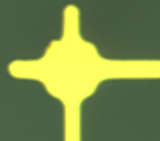
#> input picture LithoExamplar/50/cross.png, 160 x 141 px, found by its file name
$ python Contour.py LithoExamplar/50/cross.png LithoExamplar/10/cross.png out.png   (older library calls are emulated)
#> lines starting #> are read from the running program, lines starting #| are printed output that depends on the picture; after the words box and inside, x2 and y2 are one past the last pixel; in counts of white or black regions, pixels touching at a corner belong together
from __future__ import print_function
import os
import cv2
import argparse
import copy
import numpy as np
from scipy.ndimage import label
import scipy
from collections import Counter
import random
import statistics

class Contour:

    def __init__(self, fn_original, src_path, out_path, material='C',obj_mag=50, ftr=542):
#> called with fn_original = 'LithoExamplar/50/cross.png', src_path = 'LithoExamplar/10/cross.png', out_path = 'out.png', material = 'C', obj_mag = 50, ftr = 542
        self.fn_original = fn_original
        self.path_original = src_path+'\\'+fn_original
        self.out_path_contour = out_path+'\\2_Segmentation\\Contours'
        if not os.path.exists(self.out_path_contour):
            os.makedirs(self.out_path_contour)
        self.out_path_outline = out_path+'\\2_Segmentation\\Outline'

        if ftr<600:
            self.out_path_BrightFlakes = out_path+'\\BrightFlakes'
            if not os.path.exists(self.out_path_BrightFlakes):
                os.makedirs(self.out_path_BrightFlakes)
        self.material = material
        self.error_margin = 50
        self.cross = cv2.imread(os.path.join('LithoExamplar\\50' ,'cross.png'),0)
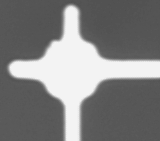
#> self.cross: shape (141, 160); min 78, max 244, mean 128.5
        ret, thresh = cv2.threshold(self.cross, 0, 255,cv2.THRESH_BINARY | cv2.THRESH_OTSU)
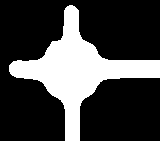
#> thresh: shape (141, 160); 26.4% white; 1 white region
#> ret = 163
        contours,hierarchy = cv2.findContours(thresh,cv2.RETR_EXTERNAL,1)
#> contours = 1 contour; box (x1, y1, x2, y2) and area: (9, 5, 160, 141) 5713
        #print(contours)
        self.crosscontour = contours[0]
#> self.crosscontour = contour of 466 points, box (x1, y1, x2, y2) (9, 5, 160, 141), area 5713


        self.obj_mag = obj_mag
        LithoExamplarDir = os.path.join( 'LithoExamplar',str(self.obj_mag))
        self.lithomask0 = cv2.imread(os.path.join(LithoExamplarDir, 'lithomask.png') ,0)
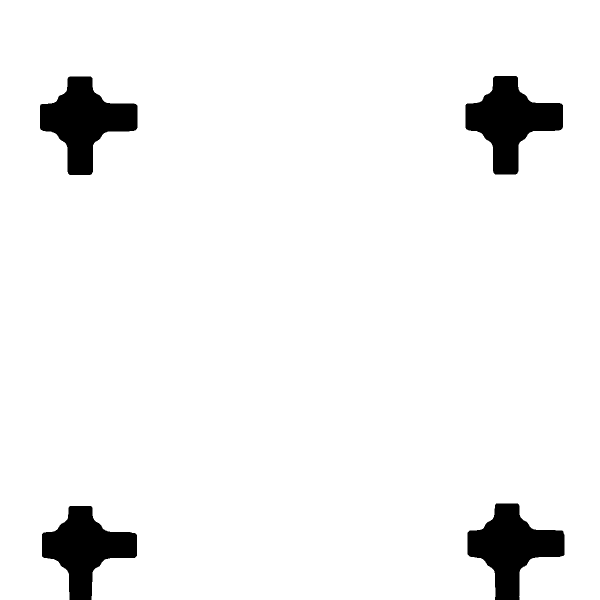
#> input picture LithoExamplar/50/lithomask.png, 1200 x 1200 px (shown at 1/2 size)
#> self.lithomask0: shape (1200, 1200); 94.7% white; 4 black regions, box (x1, y1, x2, y2) and area: (80, 153, 275, 350) 19531, (931, 152, 1126, 349) 19531, (935, 1007, 1129, 1200) 18852, (84, 1012, 274, 1200) 17919
        self.template = cv2.imread(os.path.join(LithoExamplarDir ,'cross.png'),0)
        self.coords = []
        self.coords.append(self.template)
        for i in range(1,10):
            self.template = cv2.imread(os.path.join(LithoExamplarDir,(str(i)+'.png')),0)
            self.coords.append(self.template)
        self.error_margin = 50
#> self.error_margin = 50


    # litho-markers make up 4% of the total area
    # for G/R: ND16 out
    # [674 lines left out: functions edges_gluey, segmentation, edges, not called in this run]


if __name__ == '__main__':
    try:
        parser = argparse.ArgumentParser(description='')
        parser.add_argument('fn_original',type=str)
        parser.add_argument('src_path',type=str)
        parser.add_argument('out_path',type=str)

        args = parser.parse_args()

        fn_original = args.fn_original
        src_path = args.src_path
        out_path = args.out_path
    except:
        pass
    Contour(fn_original, src_path, out_path)
